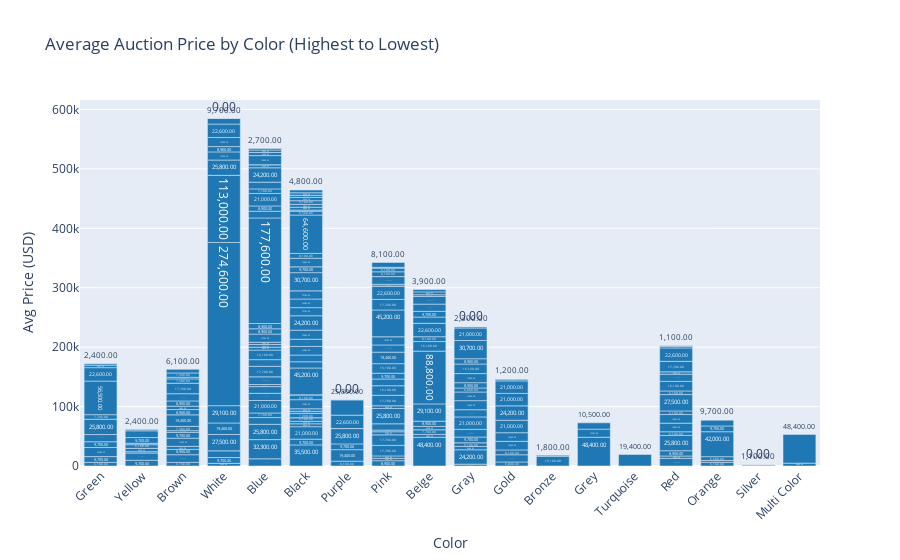

Notebook code cell kept with this figure:
### Code cell
# Plot the results using Plotly
fig = px.bar(
    PriceByColor, 
    x="Color", 
    y="Price Realized (USD)", 
    text="Price Realized (USD)", 
    title="Average Auction Price by Color (Highest to Lowest)",
    labels={"Price Realized (USD)": "Avg Price (USD)"},
    color_discrete_sequence=['#1f77b5']
)

fig.update_traces(
    texttemplate='%{text:,.2f}',
    textposition='outside',
    marker_color='#1f78b4'
)
fig.update_layout(
    xaxis_tickangle=-45,
    yaxis_title="Avg Price (USD)",
    xaxis_title="Color",
    showlegend=False
)

fig.show()

### Figure 1 — Plotly figure (JSON) as saved in the notebook; plotly's stock layout.template omitted (floating-point values rounded to 4 significant figures; data arrays with more than 128 entries replaced by an {"elided": "..."} marker saying what was removed)
{"data": [{"alignmentgroup": "True", "hovertemplate": "Color=%{x}<br>Avg Price (USD)=%{text}<extra></extra>", "legendgroup": "", "marker": {"color": "#1f78b4", "pattern": {"shape": ""}}, "name": "", "offsetgroup": "", "orientation": "v", "showlegend": false, "text": {"elided": "242 int values"}, "textposition": "outside", "texttemplate": "%{text:,.2f}", "type": "bar", "x": {"elided": "242 str values"}, "xaxis": "x", "y": {"elided": "242 int values"}, "yaxis": "y"}], "layout": {"barmode": "relative", "legend": {"tracegroupgap": 0}, "showlegend": false, "title": {"text": "Average Auction Price by Color (Highest to Lowest)"}, "xaxis": {"anchor": "y", "domain": [0, 1], "tickangle": -45, "title": {"text": "Color"}}, "yaxis": {"anchor": "x", "domain": [0, 1], "title": {"text": "Avg Price (USD)"}}}}
